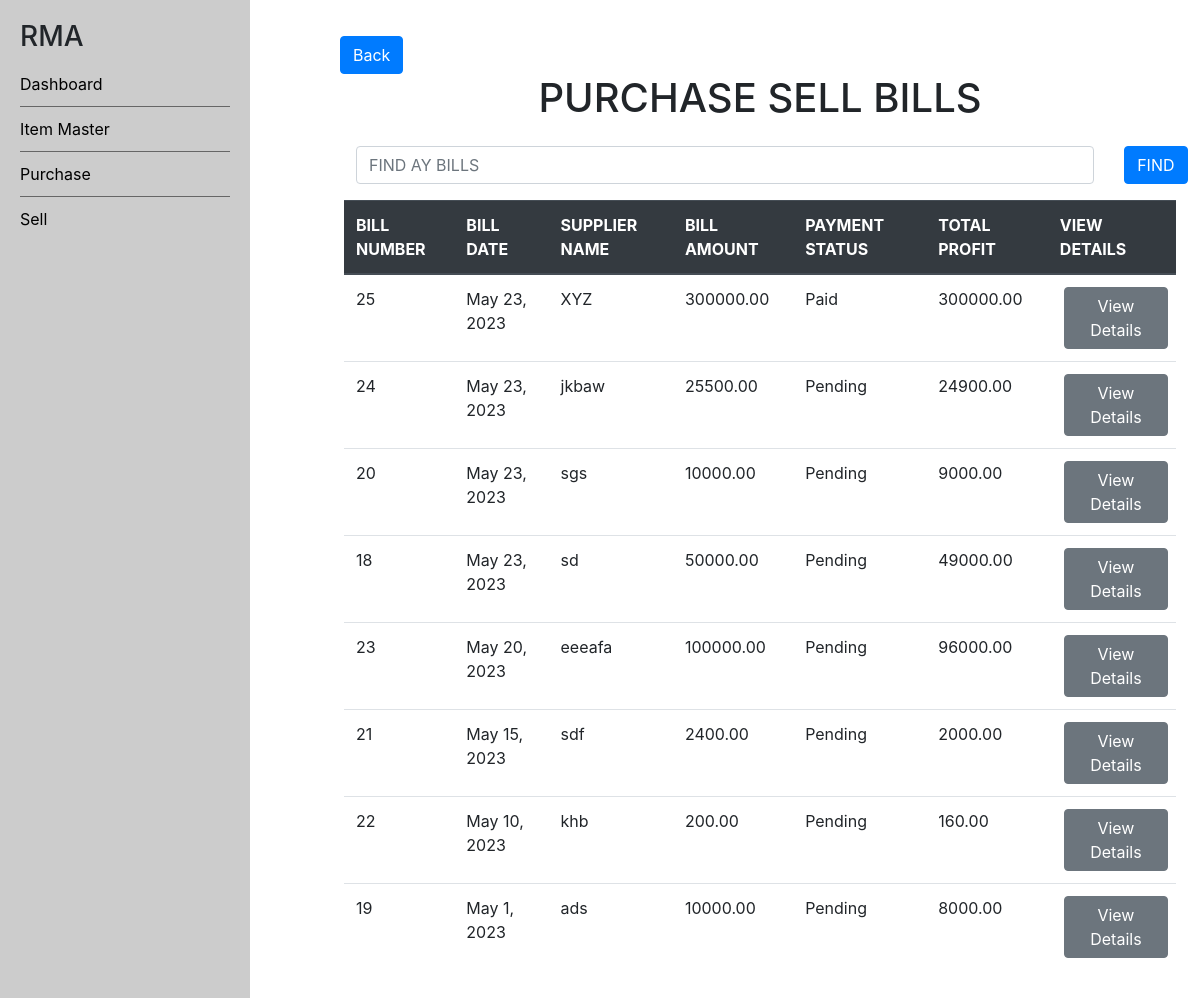
The app's page /app/sell-list with its own data.
### app/models.py (models this page shows, shortened)
class SellBill(models.Model):
    sell_bill_pk = models.AutoField(primary_key=True)
    sell_date = models.DateField(default=timezone.now())
    supplier = models.CharField(max_length=100)
    total_amount = models.DecimalField(max_digits=10, decimal_places=2, default=0)
    total_profit = models.DecimalField(max_digits=10, decimal_places=2, default=0)
    payment_status = models.CharField(max_length=25, choices=payment_status_choices, default="Pending")
    items = models.ManyToManyField(Item, through='SellItem')

### app/views.py (the view, shortened to what this page needs)
# urls.py: path('sell-list', SellBillList.as_view(), name='sell-bill-list'),
class SellBillList(View):
    def get(self, request, *args, **kwargs):
        search_query = request.GET.get('search')
        sell_bills = SellBill.objects.all().order_by('-sell_date', "-sell_bill_pk")
        context={
            'sell_bills': sell_bills,
        }
        return render(request, 'app/sell_bill_list.html', context=context)

### app/templates/app/sell_bill_list.html
{% extends 'app/base.html' %}
{% block content %}
    <div class="main_content">
        <div class="row mt-3">
            <div class="col-md-7 col-sm-12 ">
                <a href="{% url 'sell' %}" class="btn btn-primary">Back</a>
            </div>
        </div>
        <div class="d-flex justify-content-center"><h1>PURCHASE SELL BILLS</h1></div>
        <form method="GET" class="m-3">
            <div class="row">
                <div class="col-md-11">
                    <input type="text" class="form-control" name="search" placeholder="FIND AY BILLS">
                </div>
                <div class="col-md-1">
                    <button type="submit" class="btn btn-primary">FIND</button>
                </div>
            </div>
        </form>
        <div class="info m-1">
            <table class="table">
                <thead class="thead-dark">
                  <tr>
                    <th scope="col">BILL NUMBER</th>
                    <th scope="col">BILL DATE</th>
                    <th scope="col">SUPPLIER NAME</th>
                    <th scope="col">BILL AMOUNT</th>
                    <th scope="col">PAYMENT STATUS</th>
                    <th scope="col">TOTAL PROFIT</th>
                    <th scope="col">VIEW DETAILS</th>
                  </tr>
                </thead>
                <tbody>
                    {% for sell_bill in sell_bills %}
                        <tr>
                            <td scope="row">{{ sell_bill.sell_bill_pk }}</td>
                            <td>{{ sell_bill.sell_date }}</td>
                            <td>{{ sell_bill.supplier }}</td>
                            <td>{{ sell_bill.total_amount }}</td>
                            <td>{{ sell_bill.payment_status }}</td>
                            <td>{{ sell_bill.total_profit }}</td>
                            <td>
                                <a href="{% url 'sell-bill-details' sell_bill.sell_bill_pk %}" class="rm-defualt-btn-style m-1"><button type="button" class="btn btn-secondary">View Details</button></a>
                            </td>
                        </tr>
                    {% endfor %}
                </tbody>
              </table>
        </div>
    </div>
{% endblock content%}

### app/static/style.css (style rules this page uses)
.rm-defualt-btn-style { text-decoration: none; color: #fff; }

### records on screen
SellBill: sell_bill_pk "25", sell_date "May 23, 2023", supplier "XYZ", total_amount "300000.00", payment_status "Paid", total_profit "300000.00"
SellBill: sell_bill_pk "24", sell_date "May 23, 2023", supplier "jkbaw", total_amount "25500.00", payment_status "Pending", total_profit "24900.00"
SellBill: sell_bill_pk "20", sell_date "May 23, 2023", supplier "sgs", total_amount "10000.00", payment_status "Pending", total_profit "9000.00"
SellBill: sell_bill_pk "18", sell_date "May 23, 2023", supplier "sd", total_amount "50000.00", payment_status "Pending", total_profit "49000.00"
SellBill: sell_bill_pk "23", sell_date "May 20, 2023", supplier "eeeafa", total_amount "100000.00", payment_status "Pending", total_profit "96000.00"
SellBill: sell_bill_pk "21", sell_date "May 15, 2023", supplier "sdf", total_amount "2400.00", payment_status "Pending", total_profit "2000.00"
SellBill: sell_bill_pk "22", sell_date "May 10, 2023", supplier "khb", total_amount "200.00", payment_status "Pending", total_profit "160.00"
SellBill: sell_bill_pk "19", sell_date "May 1, 2023", supplier "ads", total_amount "10000.00", payment_status "Pending", total_profit "8000.00"
